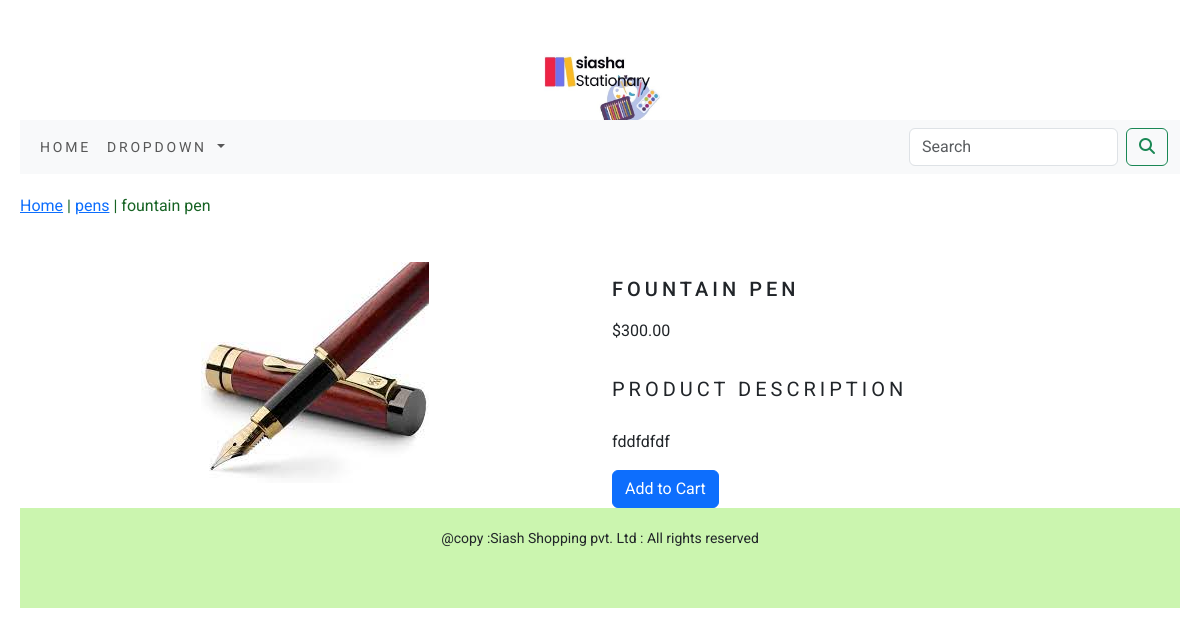
Screenshot of /shop/pens/fountain_pen/ with the database file from the repository.
### ecommerce_app/models.py (models this page shows, shortened)
class product(models.Model):
    name = models.CharField(max_length=250, unique=True)
    slug = models.SlugField(max_length=250, unique=True)
    description = models.TextField(blank=True)
    price = models.DecimalField(max_digits=10, decimal_places=2)
    category = models.ForeignKey(category, on_delete=models.CASCADE)
    stock = models.IntegerField()
    available = models.BooleanField(default=True)
    created = models.DateTimeField(auto_now_add=True)
    updated = models.DateTimeField(auto_now=True)
    image = models.ImageField(upload_to='category', blank=True)
    class Meta:
        ordering = ('name',)
        verbose_name = 'product'
        verbose_name_plural = 'products'

class category(models.Model):
    name = models.CharField(max_length=250, unique=True)
    slug = models.SlugField(max_length=250, unique=True)
    description = models.TextField(blank=True)
    image = models.ImageField(upload_to='category', blank=True)
    class Meta:
        ordering = ('name',)
        verbose_name = 'category'
        verbose_name_plural = 'categories'
    def get_url(self):
        return reverse('ecommerce_app:products_by_category', args=[self.slug])
    def __str__(self):
        return '{}'.format(self.name)

### ecommerce_app/views.py (the view)
# urls.py: path('<slug:c_slug>/<slug:p_slug>/', views.product_details, name='product_details'),
def product_details(request, c_slug, p_slug):
    try:
        products = product.objects.get(category__slug=c_slug, slug=p_slug)
    except Exception as e:
        raise e
    return render(request, 'product.html', {'product': products})

### cart_app/context_processors.py (called while the page is built)
def item_counter(request):
    counter = 0
    if 'admin' in request.path:
        return {}
    else:
        try:
            crt = Cart.objects.filter(cart_id=_cart_id(request))
            crt_item = cart_items.objects.all().filter(cart=crt[:1])
            for c_item in crt_item:
                counter += c_item.quantity
        except Cart.DoesNotExist:
            counter=0
    return dict(counter=counter)

### cart_app/views.py (called while the page is built)
def _cart_id(request):
    cart = request.session.session_key
    if not cart:
        cart = request.session.create()
    return cart

### ecommerce_app/context_processors.py (called while the page is built)
def menu_links(request):
    links = category.objects.all()
    return dict(links=links)

### templates/product.html (shortened to what this page needs)
{% extends 'base.html' %}
{% load static %}
{% block body %}
<div class="row my-prod-row">
    <div class="mx-auto">
        <a href="{% url 'ecommerce_app:all_products_cat' %}">Home</a> | <a href="{{ product.category.get_url}}">{{product.category}}</a>
        | {{product.name}}
    </div>
</div>
    <div class="container">
        <br>
        <div class="row">
            <div class="col-12 col-sm-12 col-md-12 col-lg-6 text-center">
                <div style="min-width:18rem">
                    <img src="{{product.image.url}}" alt="{{product.name}}">
                </div>
            </div>
                <div class="col-12 col-sm-12 col-md-12 col-lg-6">
                    <h1 class="my-prod-title">{{product.name}}</h1>
                    <p>${{product.price}}</p>
                    <p class="my-prod-title">Product Description</p>
                    <p class="text-justify my-prod-des">{{product.description}}</p>
                    {% if product.stock <= 0 %}
                    <p><b style="color:red;">Out of stock</b></p>
                    {% else %}
                     <a href="{% url 'cart_app:add_cart' product.id %}" class="btn btn-primary">Add to Cart</a>
                    {% endif %}
                </div>
        </div>
    </div>
    {% endblock %}

### static/css/custome.css (style rules this page uses)
body { font-family: 'Roboto', sans-serif; margin-left:20px; margin-right:20px; }
.my-prod-row { padding-top:20px; padding-bottom:20px; }
.my-prod-row .mx-auto { color: #176324 ; font-size:16px; text-decoration:none; }
.my-prod-title { font-size:20px; letter-spacing:.2em; text-transform:uppercase; padding-top:15px; padding-bottom:10px; }
.my-prod-des { padding-right:60px; }

### rows the page displays
product: category "pens", name "fountain pen", image (picture), name "FOUNTAIN PEN", price "300.00", description "fddfdfdf"
